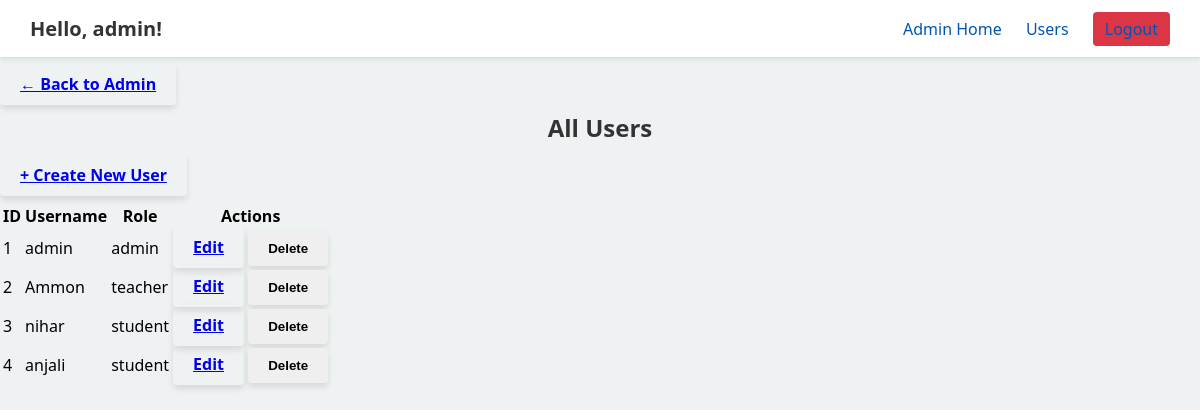
Page /admin/users (signed in) on the committed database.
### models.py (models this page shows, shortened)
class User(db.Model, UserMixin):
    __tablename__ = "users"
    id            = db.Column(db.Integer,   primary_key=True)
    username      = db.Column(db.String(50), unique=True, nullable=False)
    password_hash = db.Column(db.String(128), nullable=False)
    role          = db.Column(db.String(10), nullable=False)
    enrollments    = db.relationship(
        "Enrollment",
        back_populates="student",
        cascade="all, delete-orphan"
    )
    taught_courses = db.relationship(
        "Course",
        back_populates="teacher",
        cascade="all, delete-orphan"
    )

### app.py (the view)
@app.route("/admin/users")
@login_required
@admin_required
def admin_users():
    users = User.query.order_by(User.id).all()
    return render_template("admin_users.html", users=users)

### app.py (called while the page is built)
@login_manager.user_loader
def load_user(uid):
    return db.session.get(User, int(uid))

def admin_required(f):
    @wraps(f)
    def wrapped(*args, **kwargs):
        if not current_user.is_authenticated or current_user.role != "admin":
            abort(404)
        return f(*args, **kwargs)
    return wrapped

### templates/admin_users.html
{% extends "base.html" %}
{% block content %}
  <p>
    <a href="{{ url_for('admin.index') }}" class="btn">← Back to Admin</a>
  </p>
  <h2>All Users</h2>
  <p>
    <a href="{{ url_for('admin_create_user') }}" class="btn">+ Create New User</a>
  </p>
  <table class="table">
    <thead>
      <tr>
        <th>ID</th>
        <th>Username</th>
        <th>Role</th>
        <th>Actions</th>
      </tr>
    </thead>
    <tbody>
      {% for u in users %}
      <tr>
        <td>{{ u.id }}</td>
        <td>{{ u.username }}</td>
        <td>{{ u.role }}</td>
        <td>
          <a href="{{ url_for('admin_edit_user', user_id=u.id) }}" class="btn btn-sm">Edit</a>
          <form action="{{ url_for('admin_delete_user', user_id=u.id) }}"
                method="post" style="display:inline">
            <button type="submit" class="btn btn-sm btn-danger"
                    onclick="return confirm('Delete {{ u.username }}?');">
              Delete
            </button>
          </form>
        </td>
      </tr>
      {% endfor %}
    </tbody>
  </table>
{% endblock %}

### templates/base.html (shortened to what this page needs)
<!DOCTYPE html>
<html lang="en">
  <head>
    <link
      rel="stylesheet"
      href="{{ url_for('static', filename='css/styles.css') }}"
    />
  </head>
  <body>
    {% if current_user.is_authenticated %}
    <header class="site-header">
      <h1 class="greeting">Hello, {{ current_user.username }}!</h1>
      <nav class="main-nav">
        {% if current_user.role == 'admin' %}
          <a href="{{ url_for('admin.index') }}">Admin Home</a>
          <a href="{{ url_for('admin_users') }}">Users</a>
        {% elif current_user.role == 'teacher' %}
          <a href="{{ url_for('teacher_dashboard') }}">My Dashboard</a>
        {% else %}
          <a href="{{ url_for('student_dashboard') }}">My Dashboard</a>
        {% endif %}
        <a href="{{ url_for('logout') }}" class="logout-btn">Logout</a>
      </nav>
    </header>
    {% endif %}
    <main class="content">
      {% block content %}{% endblock %}
    </main>
  </body>
</html>

### static/css/styles.css (style rules this page uses)
* { box-sizing: border-box; }
body { font-family: 'Segoe UI', Tahoma, Geneva, Verdana, sans-serif; background-color: #eef2f3; margin: 0; padding: 0; }
.site-header { background-color: #ffffff; padding: 15px 30px; box-shadow: 0 2px 5px rgba(0,0,0,0.1); display: flex; align-items: center; justify-content: space-between; }
.greeting { margin: 0; font-size: 20px; color: #333; }
.main-nav a { margin-left: 20px; text-decoration: none; color: #0056b3; font-weight: 500; transition: color 0.2s ease; }
.logout-btn { padding: 6px 12px; background: #dc3545; color: #fff; border-radius: 4px; text-decoration: none; font-weight: bold; transition: background 0.2s ease; }
h1, h2 { text-align: center; color: #333; margin-top: 0; }
.btn { padding: 10px 20px; border: none; border-radius: 4px; cursor: pointer; font-weight: bold; transition: background-color 0.3s ease, transform 0.2s ease, box-shadow 0.2s ease; box-shadow: 0 4px 6px rgba(0,0,0,0.1); }

### rows in the picture
User: username "admin", id "1", role "admin"
User: id "2", username "Ammon", role "teacher"
User: id "3", username "nihar", role "student"
User: id "4", username "anjali", role "student"
